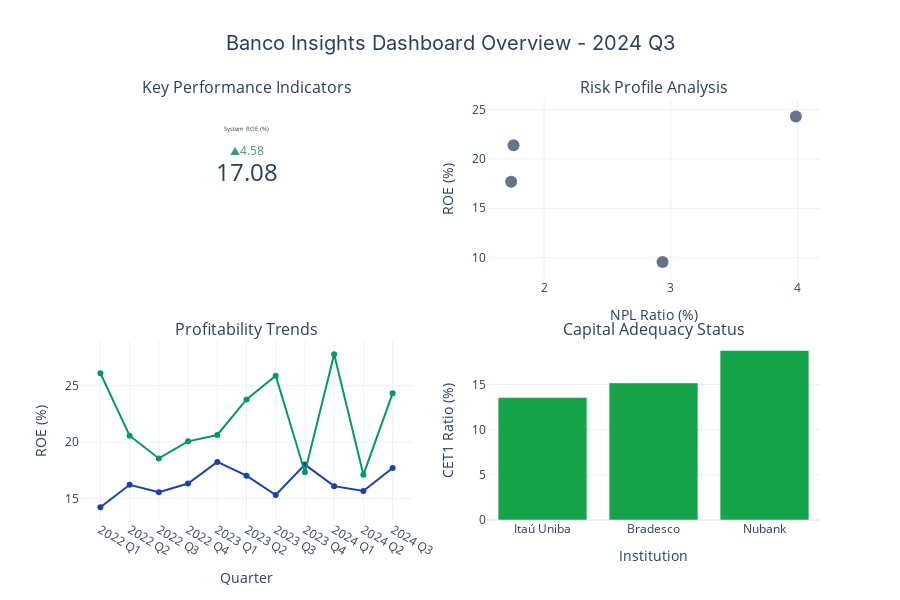

Notebook code cell kept with this figure:
### Markdown cell above
## 4. Dashboard Grid Layout Example

This section demonstrates how multiple charts work together in a cohesive dashboard experience, showing the integrated layout that FSI professionals would interact with.

### Code cell
def create_integrated_dashboard_layout(data):
    """Create an integrated dashboard layout showing multiple charts together"""

    # Create subplot layout
    fig = make_subplots(
        rows=2, cols=2,
        subplot_titles=[
            'Key Performance Indicators',
            'Risk Profile Analysis',
            'Profitability Trends',
            'Capital Adequacy Status'
        ],
        specs=[
            [{'type': 'indicator'}, {'type': 'scatter'}],
            [{'type': 'scatter'}, {'type': 'bar'}]
        ],
        vertical_spacing=0.15,
        horizontal_spacing=0.1
    )

    # Get latest quarter data for KPIs
    latest_quarter = data['quarter_str'].max()
    latest_data = data[data['quarter_str'] == latest_quarter]

    # 1. KPI Indicators (Top Left)
    system_roe = latest_data['roe'].mean()
    system_npl = latest_data['npl_ratio'].mean()
    system_cet1 = latest_data['cet1_ratio'].mean()

    fig.add_trace(
        go.Indicator(
            mode='number+delta',
            value=system_roe,
            title={'text': 'System ROE (%)'},
            delta={'reference': 12.5, 'position': 'top'},
            number={'font': {'size': 24}},
            domain={'x': [0, 0.45], 'y': [0.7, 1]}
        )
    )

    # 2. Risk Profile Scatter (Top Right)
    selected_banks = ['Itaú Unibanco', 'Bradesco', 'Nubank', 'BTG Pactual']
    risk_data = latest_data[latest_data['bank_name'].isin(selected_banks)]

    for _, bank_row in risk_data.iterrows():
        category = bank_row['category']
        color = COLORS.get(category.lower(), COLORS['neutral'])

        fig.add_trace(
            go.Scatter(
                x=[bank_row['npl_ratio']],
                y=[bank_row['roe']],
                mode='markers',
                name=bank_row['bank_name'],
                marker=dict(size=12, color=color),
                showlegend=False,
                text=[bank_row['bank_name']],
                textposition='top center'
            ),
            row=1, col=2
        )

    # 3. Profitability Trends (Bottom Left)
    trend_data = data[data['bank_name'].isin(['Itaú Unibanco', 'Nubank'])]

    for bank in ['Itaú Unibanco', 'Nubank']:
        bank_data = trend_data[trend_data['bank_name'] == bank]
        color = COLORS['tier1'] if bank == 'Itaú Unibanco' else COLORS['fintech']

        fig.add_trace(
            go.Scatter(
                x=bank_data['quarter_str'],
                y=bank_data['roe'],
                mode='lines+markers',
                name=bank,
                line=dict(color=color, width=2),
                showlegend=False
            ),
            row=2, col=1
        )

    # 4. Capital Adequacy (Bottom Right)
    cap_banks = ['Itaú Unibanco', 'Bradesco', 'Nubank']
    cap_data = latest_data[latest_data['bank_name'].isin(cap_banks)]

    fig.add_trace(
        go.Bar(
            x=cap_data['bank_name'].str[:10],
            y=cap_data['cet1_ratio'],
            name='CET1 Ratio',
            marker_color=COLORS['positive'],
            showlegend=False
        ),
        row=2, col=2
    )

    # Update layout
    fig.update_layout(
        title={
            'text': f'Banco Insights Dashboard Overview - {latest_quarter}',
            'x': 0.5,
            'xanchor': 'center',
            'font': {'size': 20, 'family': 'Inter'}
        },
        height=600,
        showlegend=False
    )

    # Update axes labels
    fig.update_xaxes(title_text='NPL Ratio (%)', row=1, col=2)
    fig.update_yaxes(title_text='ROE (%)', row=1, col=2)
    fig.update_xaxes(title_text='Quarter', row=2, col=1)
    fig.update_yaxes(title_text='ROE (%)', row=2, col=1)
    fig.update_xaxes(title_text='Institution', row=2, col=2)
    fig.update_yaxes(title_text='CET1 Ratio (%)', row=2, col=2)

    return fig

# Create and display integrated dashboard
dashboard_layout = create_integrated_dashboard_layout(sample_data)
dashboard_layout.show()

### Figure 1 — Plotly figure (JSON) as saved in the notebook; plotly's stock layout.template omitted (floating-point values rounded to 4 significant figures)
{"data": [{"delta": {"position": "top", "reference": 12.5}, "domain": {"x": [0, 0.45], "y": [0.7, 1]}, "mode": "number+delta", "number": {"font": {"size": 24}}, "title": {"text": "System ROE (%)"}, "type": "indicator", "value": 17.08}, {"marker": {"color": "#64748b", "size": 12}, "mode": "markers", "name": "Itaú Unibanco", "showlegend": false, "text": ["Itaú Unibanco"], "textposition": "top center", "type": "scatter", "x": [1.74], "xaxis": "x", "y": [17.7], "yaxis": "y"}, {"marker": {"color": "#64748b", "size": 12}, "mode": "markers", "name": "Bradesco", "showlegend": false, "text": ["Bradesco"], "textposition": "top center", "type": "scatter", "x": [1.759], "xaxis": "x", "y": [21.39], "yaxis": "y"}, {"marker": {"color": "#64748b", "size": 12}, "mode": "markers", "name": "BTG Pactual", "showlegend": false, "text": ["BTG Pactual"], "textposition": "top center", "type": "scatter", "x": [2.935], "xaxis": "x", "y": [9.548], "yaxis": "y"}, {"marker": {"color": "#64748b", "size": 12}, "mode": "markers", "name": "Nubank", "showlegend": false, "text": ["Nubank"], "textposition": "top center", "type": "scatter", "x": [3.986], "xaxis": "x", "y": [24.31], "yaxis": "y"}, {"line": {"color": "#1e40af", "width": 2}, "mode": "lines+markers", "name": "Itaú Unibanco", "showlegend": false, "type": "scatter", "x": ["2022 Q1", "2022 Q2", "2022 Q3", "2022 Q4", "2023 Q1", "2023 Q2", "2023 Q3", "2023 Q4", "2024 Q1", "2024 Q2", "2024 Q3"], "xaxis": "x2", "y": [14.22, 16.22, 15.56, 16.33, 18.24, 17.02, 15.31, 18.0, 16.1, 15.66, 17.7], "yaxis": "y2"}, {"line": {"color": "#059669", "width": 2}, "mode": "lines+markers", "name": "Nubank", "showlegend": false, "type": "scatter", "x": ["2022 Q1", "2022 Q2", "2022 Q3", "2022 Q4", "2023 Q1", "2023 Q2", "2023 Q3", "2023 Q4", "2024 Q1", "2024 Q2", "2024 Q3"], "xaxis": "x2", "y": [26.09, 20.56, 18.55, 20.06, 20.62, 23.77, 25.87, 17.33, 27.78, 17.09, 24.31], "yaxis": "y2"}, {"marker": {"color": "#16a34a"}, "name": "CET1 Ratio", "showlegend": false, "type": "bar", "x": ["Itaú Uniba", "Bradesco", "Nubank"], "xaxis": "x3", "y": [13.55, 15.18, 18.78], "yaxis": "y3"}], "layout": {"annotations": [{"font": {"size": 16}, "showarrow": false, "text": "Key Performance Indicators", "x": 0.225, "xanchor": "center", "xref": "paper", "y": 1, "yanchor": "bottom", "yref": "paper"}, {"font": {"size": 16}, "showarrow": false, "text": "Risk Profile Analysis", "x": 0.775, "xanchor": "center", "xref": "paper", "y": 1, "yanchor": "bottom", "yref": "paper"}, {"font": {"size": 16}, "showarrow": false, "text": "Profitability Trends", "x": 0.225, "xanchor": "center", "xref": "paper", "y": 0.425, "yanchor": "bottom", "yref": "paper"}, {"font": {"size": 16}, "showarrow": false, "text": "Capital Adequacy Status", "x": 0.775, "xanchor": "center", "xref": "paper", "y": 0.425, "yanchor": "bottom", "yref": "paper"}], "height": 600, "showlegend": false, "title": {"font": {"family": "Inter", "size": 20}, "text": "Banco Insights Dashboard Overview - 2024 Q3", "x": 0.5, "xanchor": "center"}, "xaxis": {"anchor": "y", "domain": [0.55, 1], "title": {"text": "NPL Ratio (%)"}}, "xaxis2": {"anchor": "y2", "domain": [0, 0.45], "title": {"text": "Quarter"}}, "xaxis3": {"anchor": "y3", "domain": [0.55, 1], "title": {"text": "Institution"}}, "yaxis": {"anchor": "x", "domain": [0.575, 1], "title": {"text": "ROE (%)"}}, "yaxis2": {"anchor": "x2", "domain": [0, 0.425], "title": {"text": "ROE (%)"}}, "yaxis3": {"anchor": "x3", "domain": [0, 0.425], "title": {"text": "CET1 Ratio (%)"}}}}
